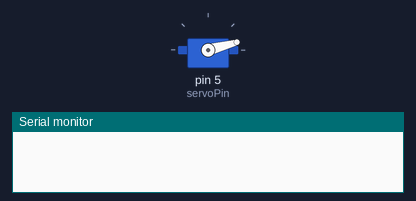
Recording of a sketch running on a simulated Arduino Uno, built with avr-gcc and run on an emulated ATmega328P. Parts: servo, the last lines printed to the serial monitor.

Above: at 0.05 s.
At 4.0 s:
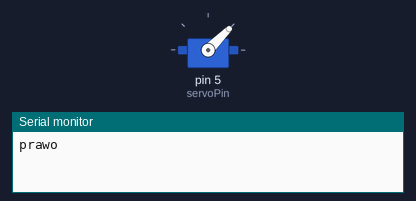
Timing chart, 0 to 5.2 s (numbered marks = the images above):
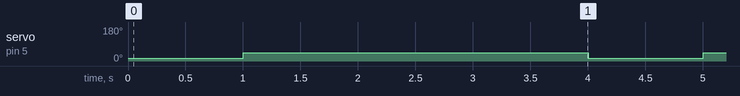

Measured:
- by itself, servo on pin 5 (servoPin): alternates 45° for 3.0 s and 15° for 1.0 s

The sketch:

Lixbot_test_serwa.ino
```cpp
#include <Servo.h> //import bilioteki Servo
#include <Arduino.h>
#include <Wire.h>
#include <SoftwareSerial.h>

Servo servo; // definicja nazwy, może być dowolna, w tym przypadku servo

int servoPin = 5; // defincja numeru pinu podłaczenia serwa

void setup()
{
  Serial.begin (9600);
   servo.attach(servoPin);
}

void loop()
{
 servo.write(15); //ustaw serwo w pozycji 0 stopni
 delay(1000); //czekaj sekundę
 servo.write(45); //ustaw serwo w pozycji 0 stopni
 delay(1000); //czekaj sekundę
Serial.println("prawo");
 delay(2000);
 // servo.write(90); //ustaw serwo w pozycji 90 stopni
 // delay(1000); //czekaj sekundę
 // servo.write(135); //ustaw serwo w pozycji 90 stopni
 /// delay(1000); //czekaj sekundę
//  servo.write(180); //ustaw serwo w pozycji 180 stopni
 // delay(1000); //czekaj sekundę
 // servo.write(90); //ustaw serwo w pozycji 90 stopni
 // delay(1000); //czekaj sekundę
}
```
